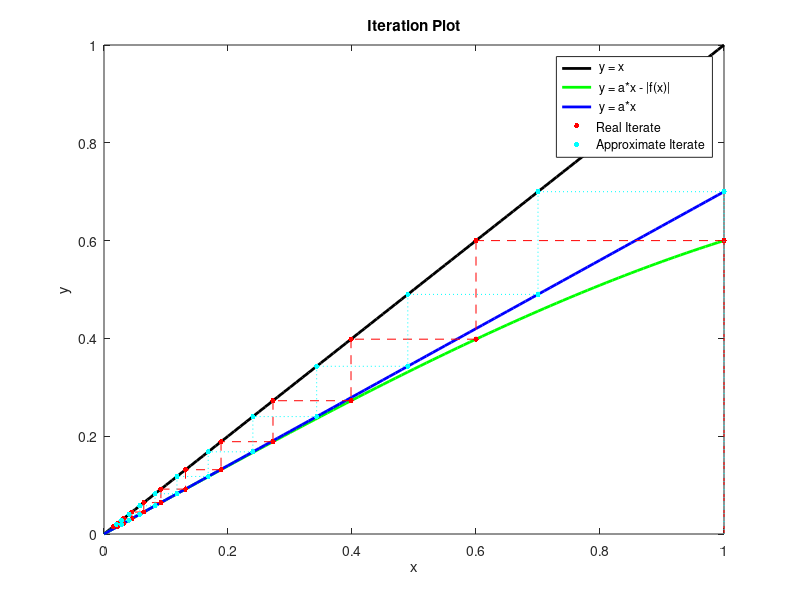

The MATLAB script that drew this image:
%Currently just iterated function for integers n

function out=fn_IterateFunc(func,n,x0,IPLOT)

if ~exist('func','var');    func= @sublinear; end
if ~exist('n','var');    n= 10; end
if ~exist('x0','var');   x0 = 1; end
if ~exist('IPLOT','var');   IPLOT = 1; end


close all;

Iterates = ones(n+1,1);
IteratesA = ones(n+1,1);
Iterates(1) = x0;
IteratesA(1) = x0;
for i  = 2:n+1
    Iterates(i) = func(Iterates(i-1));
    IteratesA(i) = linear(IteratesA(i-1));
end

if IPLOT == 1
   x = 0:x0/100.0:x0;
   yE = func(x);
   yA = linear(x);
   
   figure();
   p1 = plot(x,x,'-k', 'LineWidth',2,'DisplayName',' y = x');
   hold on;
   p2 = plot(x,yE,'-g', 'LineWidth',2,'DisplayName',' y = a*x - |f(x)|');
   p3 = plot(x,yA,'-b', 'LineWidth',2,'DisplayName',' y = a*x');
   
   PlotIteration(Iterates,'--r')
   p4 = plot(Iterates, func(Iterates),'.r','DisplayName','Real Iterate', 'MarkerSize',12);
   plot(func(Iterates), func(Iterates),'.r', 'MarkerSize',12);
   
   PlotIteration(IteratesA,':c')
   p5 = plot(IteratesA, linear(IteratesA),'.c','DisplayName','Approximate Iterate', 'MarkerSize',12);
   plot(linear(IteratesA), linear(IteratesA),'.c', 'MarkerSize',12);   
   
   xlabel('x')
   ylabel('y')
   title('Iteration Plot')
   legend([p1 p2 p3 p4 p5])
%    plot(x,y,'--k','DisplayName',' y = func(x)')
   
   
    
end


end

function PlotIteration(Iterates,LineSty)
    plot([Iterates(1),Iterates(1)], [0, Iterates(2)], LineSty)
for i = 1:length(Iterates)-2
    %Leg axis to function
    plot([Iterates(i),Iterates(i+1)], [Iterates(i+1), Iterates(i+1)], LineSty)
    plot([Iterates(i+1),Iterates(i+1)], [Iterates(i+1), Iterates(i+2)], LineSty)
end
end

function y = linear(x)
 y = 0.7*x;
end

function y = sublinear(x)
 y = 0.7*x - 0.1*x.^3;
end